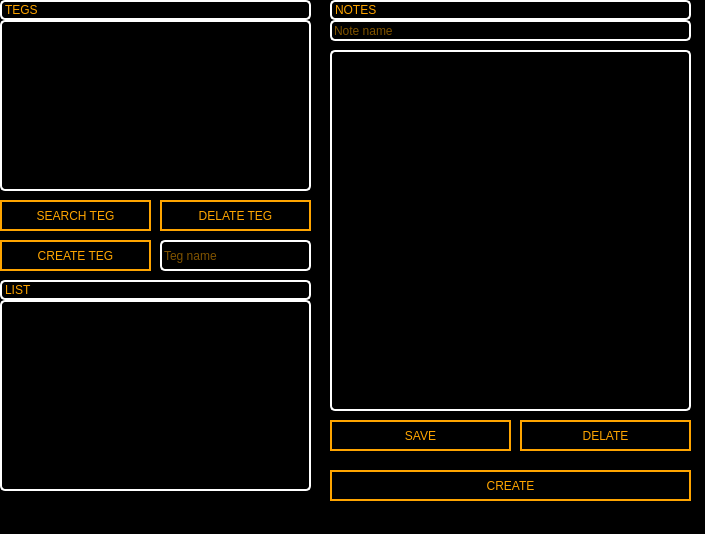
<?xml version="1.0" encoding="UTF-8"?>
<ui version="4.0">
 <class>main_w</class>
 <widget class="QMainWindow" name="main_w">
  <property name="geometry">
   <rect>
    <x>0</x>
    <y>0</y>
    <width>705</width>
    <height>534</height>
   </rect>
  </property>
  <property name="windowTitle">
   <string>EasyNote</string>
  </property>
  <property name="styleSheet">
   <string notr="true">background:rgb(0, 0, 0);
color:orange;</string>
  </property>
  <widget class="QWidget" name="centralwidget">
   <widget class="QListWidget" name="list_wid">
    <property name="geometry">
     <rect>
      <x>0</x>
      <y>300</y>
      <width>311</width>
      <height>191</height>
     </rect>
    </property>
    <property name="styleSheet">
     <string notr="true">border:2px solid white;
border-radius:5px;</string>
    </property>
   </widget>
   <widget class="QLineEdit" name="findnote_btn">
    <property name="geometry">
     <rect>
      <x>330</x>
      <y>20</y>
      <width>361</width>
      <height>21</height>
     </rect>
    </property>
    <property name="styleSheet">
     <string notr="true">border:2px solid white;
border-radius:5px;</string>
    </property>
    <property name="placeholderText">
     <string>Note name</string>
    </property>
   </widget>
   <widget class="QListWidget" name="teg_wid">
    <property name="geometry">
     <rect>
      <x>0</x>
      <y>20</y>
      <width>311</width>
      <height>171</height>
     </rect>
    </property>
    <property name="styleSheet">
     <string notr="true">border:2px solid white;
border-radius:5px;</string>
    </property>
   </widget>
   <widget class="QPushButton" name="savenote_btn">
    <property name="geometry">
     <rect>
      <x>330</x>
      <y>420</y>
      <width>181</width>
      <height>31</height>
     </rect>
    </property>
    <property name="styleSheet">
     <string notr="true">border:2px solid orange;
border -radiius:5px;</string>
    </property>
    <property name="text">
     <string>SAVE</string>
    </property>
   </widget>
   <widget class="QLineEdit" name="findteg_btn">
    <property name="geometry">
     <rect>
      <x>160</x>
      <y>240</y>
      <width>151</width>
      <height>31</height>
     </rect>
    </property>
    <property name="styleSheet">
     <string notr="true">border:2px solid white;
border-radius:5px;</string>
    </property>
    <property name="placeholderText">
     <string>Teg name</string>
    </property>
   </widget>
   <widget class="QLabel" name="teg_lb">
    <property name="geometry">
     <rect>
      <x>0</x>
      <y>0</y>
      <width>311</width>
      <height>20</height>
     </rect>
    </property>
    <property name="styleSheet">
     <string notr="true">border:2px solid white;
border-radius:5px;</string>
    </property>
    <property name="text">
     <string>TEGS</string>
    </property>
   </widget>
   <widget class="QLabel" name="label_3">
    <property name="geometry">
     <rect>
      <x>330</x>
      <y>0</y>
      <width>361</width>
      <height>20</height>
     </rect>
    </property>
    <property name="styleSheet">
     <string notr="true">border:2px solid white;
border-radius:5px;</string>
    </property>
    <property name="text">
     <string>NOTES</string>
    </property>
   </widget>
   <widget class="QLabel" name="list_lb">
    <property name="geometry">
     <rect>
      <x>0</x>
      <y>280</y>
      <width>311</width>
      <height>20</height>
     </rect>
    </property>
    <property name="styleSheet">
     <string notr="true">border:2px solid white;
border-radius:5px;</string>
    </property>
    <property name="text">
     <string>LIST</string>
    </property>
   </widget>
   <widget class="QPushButton" name="delatenote_btn">
    <property name="geometry">
     <rect>
      <x>520</x>
      <y>420</y>
      <width>171</width>
      <height>31</height>
     </rect>
    </property>
    <property name="styleSheet">
     <string notr="true">border:2px solid orange;
border -radiius:5px;</string>
    </property>
    <property name="text">
     <string>DELATE</string>
    </property>
   </widget>
   <widget class="QPushButton" name="createnote_btn">
    <property name="geometry">
     <rect>
      <x>330</x>
      <y>470</y>
      <width>361</width>
      <height>31</height>
     </rect>
    </property>
    <property name="styleSheet">
     <string notr="true">border:2px solid orange;
border -radiius:5px;</string>
    </property>
    <property name="text">
     <string>CREATE</string>
    </property>
   </widget>
   <widget class="QPushButton" name="deleteteg_btn">
    <property name="geometry">
     <rect>
      <x>160</x>
      <y>200</y>
      <width>151</width>
      <height>31</height>
     </rect>
    </property>
    <property name="styleSheet">
     <string notr="true">border:2px solid orange;
border -radiius:5px;</string>
    </property>
    <property name="text">
     <string>DELATE TEG</string>
    </property>
   </widget>
   <widget class="QPushButton" name="saveteg_btn">
    <property name="geometry">
     <rect>
      <x>0</x>
      <y>200</y>
      <width>151</width>
      <height>31</height>
     </rect>
    </property>
    <property name="styleSheet">
     <string notr="true">border:2px solid orange;
border -radiius:5px;</string>
    </property>
    <property name="text">
     <string>SEARCH TEG</string>
    </property>
   </widget>
   <widget class="QPushButton" name="createteg_btn">
    <property name="geometry">
     <rect>
      <x>0</x>
      <y>240</y>
      <width>151</width>
      <height>31</height>
     </rect>
    </property>
    <property name="styleSheet">
     <string notr="true">border:2px solid orange;
border -radiius:5px;</string>
    </property>
    <property name="text">
     <string>CREATE TEG</string>
    </property>
   </widget>
   <widget class="QTextEdit" name="note_wid">
    <property name="geometry">
     <rect>
      <x>330</x>
      <y>50</y>
      <width>361</width>
      <height>361</height>
     </rect>
    </property>
    <property name="styleSheet">
     <string notr="true">border:2px solid white;
border-radius:5px;</string>
    </property>
   </widget>
  </widget>
  <widget class="QMenuBar" name="menubar">
   <property name="geometry">
    <rect>
     <x>0</x>
     <y>0</y>
     <width>705</width>
     <height>21</height>
    </rect>
   </property>
  </widget>
  <widget class="QStatusBar" name="statusbar"/>
 </widget>
 <resources/>
 <connections/>
</ui>
